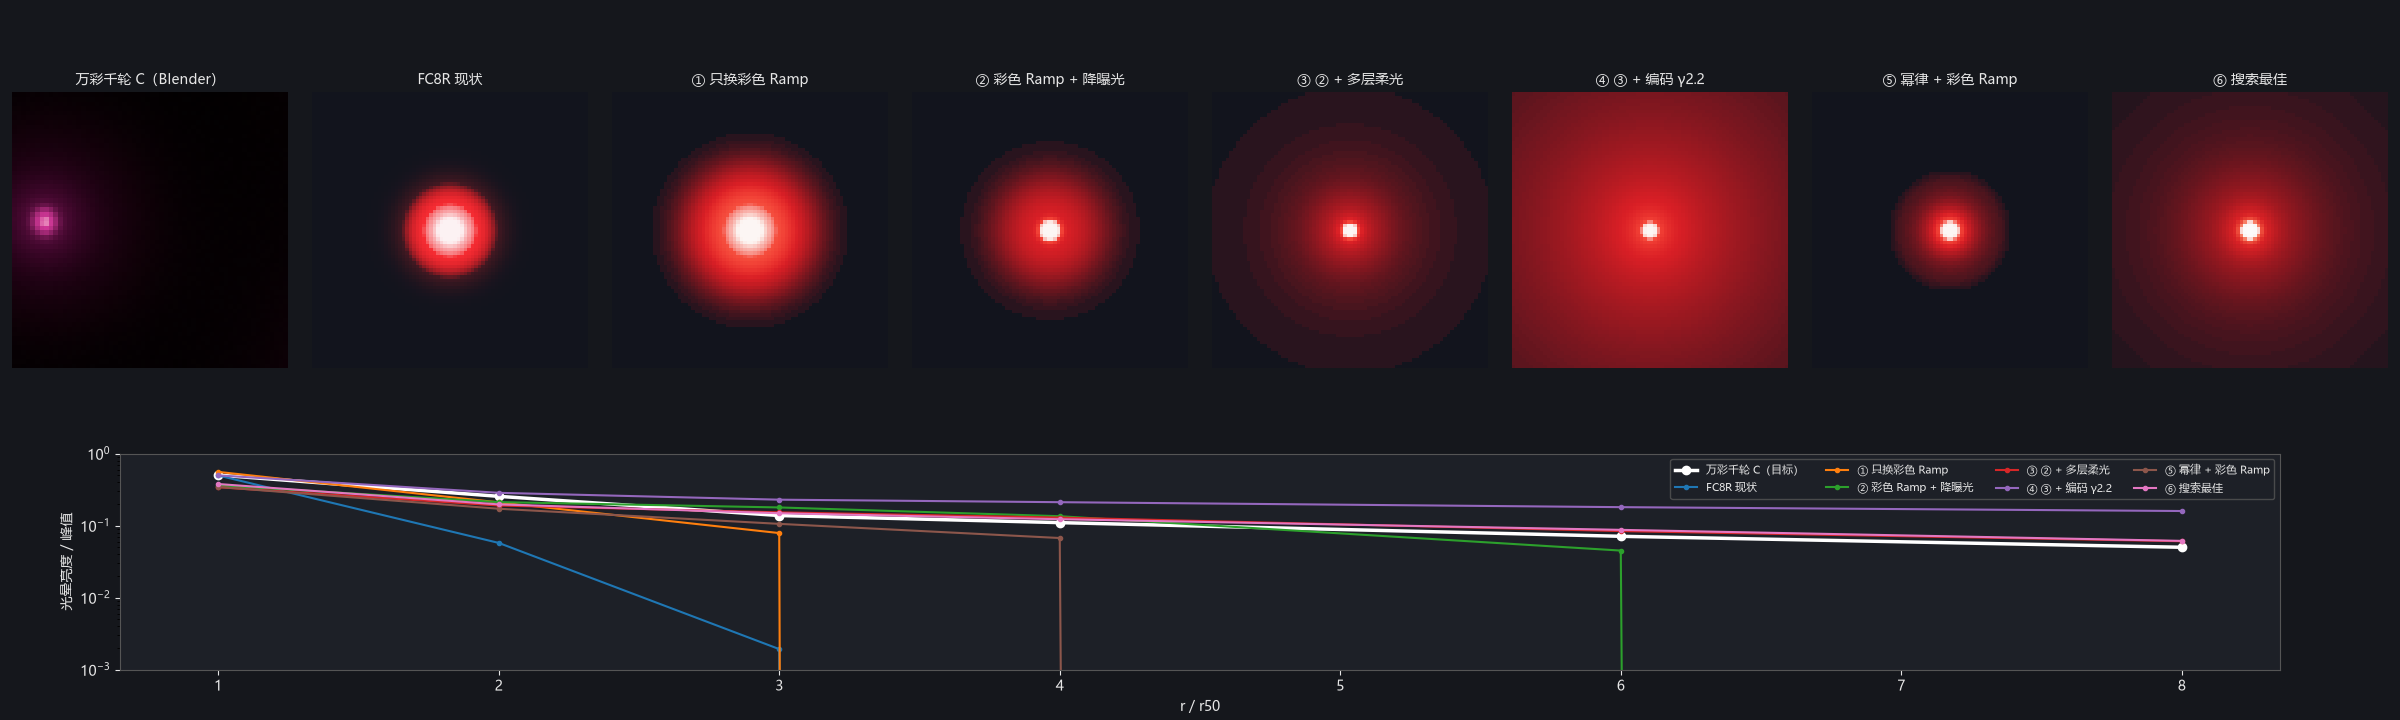

Generate this figure with Python:
# -*- coding: utf-8 -*-
"""按烘焙器链路（光点核 → 1−e^−x 编码（可 gamma）→ 材质 Ramp(v)·v·4 → 显示 1−e^−x + γ2.2）模拟一颗星头，
换「光点核 / Ramp / 编码 / 曝光」，和 Blender 万彩千轮 C（用户认可的色光）的剖面比。
  python 光感模拟.py → 光感模拟.json、光感模拟.png
"""
import json, math, os, itertools
import numpy as np
import importlib.util
HERE = os.path.dirname(os.path.abspath(__file__))
spec = importlib.util.spec_from_file_location('k', os.path.join(HERE, '核模型模拟.py')); K = importlib.util.module_from_spec(spec); spec.loader.exec_module(K)
spec2 = importlib.util.spec_from_file_location('bc', os.path.join(HERE, 'Blender对照.py')); BC = importlib.util.module_from_spec(spec2); spec2.loader.exec_module(BC)
SKY = K.SKY
hl = K.hex_lin


def field(W, H, ppm, L, ss=3):
    ys, xs = np.mgrid[0:H * ss, 0:W * ss]
    px = (xs + .5) / ss - W / 2; py = (ys + .5) / ss - H / 2; d = np.hypot(px, py)
    r = L['size'] * .5 * ppm; I = L['I']
    s = r / 2; core = math.pi * r * r * np.exp(-d * d / (2 * s * s)) / (2 * math.pi * s * s)       # 渐变亮核（coreProfile 1）
    hf = L.get('hf', 0); halo = 0
    if hf > 0:
        E = math.pi * r * r * hf / (1 - hf)
        sh = L.get('shape', 'gauss')
        if sh == 'gauss':
            sg = r * L['hR']; win = 1 - np.clip((d / sg - 3.5) / .5, 0, 1); halo = E * np.exp(-d * d / (2 * sg * sg)) / (2 * math.pi * sg * sg) * win
        elif sh == 'moffat':
            al = r * L['hR']; be = L['beta']; win = 1 - np.clip((d / al - 5) / 1, 0, 1)
            halo = E * (be - 1) / (math.pi * al * al) * (1 + (d / al) ** 2) ** (-be) * win
        elif sh == 'multi':      # 多层柔光：几个高斯（宽度 × 能量份额），总能量 = E
            for k, w in L['layers']:
                sg = r * L['hR'] * k; win = 1 - np.clip((d / sg - 3.5) / .5, 0, 1)
                halo = halo + E * w * np.exp(-d * d / (2 * sg * sg)) / (2 * math.pi * sg * sg) * win
    x = I * (core + halo)
    return x.reshape(H, ss, W, ss).mean((1, 3))


def shade(x, expo, ramp, G=1.0):
    v = np.minimum((1 - np.exp(-x * expo)) ** (1 / G), 253 / 255)
    v = np.floor(v * 255 + 0.5) / 255        # 8 位贴图
    return K.ramp(v, [hl(c) for c in ramp]) * v[..., None] * 4


def display(E): return np.clip(1 - np.exp(-(E + SKY)), 0, 1) ** (1 / 2.2)


def measure(img):
    H, W = img.shape[:2]
    rows = BC.profile(img, [(W / 2 - .5, H / 2 - .5)], min(W, H) / 2 - 2, bg=display(np.zeros(3)))
    return rows[0] if rows else None


RAMP_FC8 = ('#000000', '#3a0608', '#ff1416', '#ffc8cc')
# 「彩色低端」Ramp：暗处就是饱和的正红（不是近黑的暗红），只有最亮那段到白——像 Blender 的「光晕 = 星的颜色 × 亮度」
RAMP_SAT = ('#ff1010', '#ff1010', '#ff3020', '#ffd8d0')
RAMP_SAT2 = ('#e00808', '#ff1410', '#ff4a30', '#fff0ea')
MULTI = [(0.6, 0.12), (1.5, 0.30), (3.0, 0.33), (5.5, 0.25)]   # 近晕 → 远晕，宽度倍数（× 光晕半径）与能量份额，仿万彩千轮 V11 的 near / soft6 / soft14 / soft23


def run(cfg, ppm=4.0, W=200):
    L = dict(cfg); x = field(W, W, ppm, L)
    img = display(shade(x, cfg.get('expo', 1), cfg['ramp'], cfg.get('G', 1)))
    return img, measure(img)


CASES = {
    'FC8R 现状': dict(size=1.4, I=3, hf=.6, hR=2.8, shape='gauss', ramp=RAMP_FC8, expo=6),
    '① 只换彩色 Ramp': dict(size=1.4, I=3, hf=.6, hR=2.8, shape='gauss', ramp=RAMP_SAT, expo=6),
    '② 彩色 Ramp + 降曝光': dict(size=1.4, I=3, hf=.6, hR=2.8, shape='gauss', ramp=RAMP_SAT, expo=1.5),
    '③ ② + 多层柔光': dict(size=1.0, I=3, hf=.7, hR=2.0, shape='multi', layers=MULTI, ramp=RAMP_SAT, expo=1.5),
    '④ ③ + 编码 γ2.2': dict(size=1.0, I=3, hf=.7, hR=2.0, shape='multi', layers=MULTI, ramp=RAMP_SAT, expo=1.0, G=2.2),
    '⑤ 幂律 + 彩色 Ramp': dict(size=1.0, I=3, hf=.7, hR=1.5, shape='moffat', beta=1.6, ramp=RAMP_SAT, expo=1.5),
}


def score(m, tgt):
    e = 0
    for k in (2, 3, 4, 6, 8):
        if f'vis{k}' in m and f'vis{k}' in tgt: e += (math.log(max(m[f'vis{k}'], 1e-3)) - math.log(tgt[f'vis{k}'])) ** 2
        if f'sat{k}' in m and f'sat{k}' in tgt: e += 4 * (m[f'sat{k}'] - tgt[f'sat{k}']) ** 2
    if 'val1' in m: e += 4 * (m['val1'] - tgt['val1']) ** 2
    return e


def main():
    tgt = json.load(open(os.path.join(HERE, 'Blender对照.json'), encoding='utf-8'))['万彩千轮C 玫红']
    out = {}; imgs = {}
    for k, c in CASES.items():
        img, m = run(c); imgs[k] = img
        out[k] = {kk: round(v, 3) for kk, v in m.items() if not isinstance(v, list)}; out[k]['score'] = round(score(m, tgt), 3)
        print(f"{k:<16}", {kk: out[k].get(kk) for kk in ('r50', 'vis2', 'vis4', 'vis8', 'sat2', 'sat4', 'val1', 'val2', 'score')})
    # 搜一下：多层柔光 + 彩色 Ramp 的曝光 / 占比 / 半径
    best = []
    for size, hf, hR, expo, ramp in itertools.product([0.8, 1.0, 1.3], [0.5, 0.65, 0.8], [1.2, 1.6, 2.0, 2.6], [0.8, 1.2, 1.8, 2.6], [RAMP_SAT, RAMP_SAT2]):
        c = dict(size=size, I=3, hf=hf, hR=hR, shape='multi', layers=MULTI, ramp=ramp, expo=expo)
        img, m = run(c, W=160)
        if m: best.append((score(m, tgt), c, m))
    best.sort(key=lambda z: z[0])
    out['搜索前 5（多层柔光 + 彩色 Ramp）'] = [dict(score=round(s, 3), 参数={k: v for k, v in c.items() if k != 'layers'}, 指标={kk: round(v, 3) for kk, v in m.items() if not isinstance(v, list) and kk[:3] in ('vis', 'sat', 'val', 'r50')}) for s, c, m in best[:5]]
    for z in out['搜索前 5（多层柔光 + 彩色 Ramp）'][:3]: print(z)
    c = best[0][1]; imgs['⑥ 搜索最佳'] = run(c)[0]; m = run(c)[1]
    out['⑥ 搜索最佳'] = {kk: round(v, 3) for kk, v in m.items() if not isinstance(v, list)}
    json.dump(dict(目标_万彩千轮C=tgt, 结果=out), open(os.path.join(HERE, '光感模拟.json'), 'w', encoding='utf-8'), ensure_ascii=False, indent=1)
    plot(imgs, tgt)


def plot(imgs, tgt):
    import matplotlib; matplotlib.use('Agg')
    import matplotlib.pyplot as plt
    from matplotlib import font_manager
    for fn in ['Microsoft YaHei', 'SimHei']:
        if any(fn in f.name for f in font_manager.fontManager.ttflist): plt.rcParams['font.sans-serif'] = [fn]; break
    plt.rcParams['axes.unicode_minus'] = False
    bg, fg = '#15171c', '#e6e6e6'
    from PIL import Image
    pc = np.asarray(Image.open(os.path.join(HERE, 'Blender参考/万彩千轮_C_Soft_右上格.png')).convert('RGB')).astype(float) / 255
    n = len(imgs) + 1; fig = plt.figure(figsize=(3.0 * n, 7.2), facecolor=bg)
    ax = fig.add_axes([0.005, 0.42, 1 / n - 0.01, 0.52]); ax.imshow(pc[340:400, 500:560], interpolation='nearest'); ax.axis('off'); ax.set_title('万彩千轮 C（Blender）', color=fg, fontsize=10)
    for i, (k, im) in enumerate(imgs.items()):
        h = im.shape[0] // 2; c = im[h - 40:h + 40, h - 40:h + 40]
        ax = fig.add_axes([(i + 1) / n + 0.005, 0.42, 1 / n - 0.01, 0.52]); ax.imshow(c, interpolation='nearest'); ax.axis('off'); ax.set_title(k, color=fg, fontsize=10)
    ax = fig.add_axes([0.05, 0.07, 0.9, 0.3]); ax.set_facecolor('#1d2027')
    d = json.load(open(os.path.join(HERE, 'Blender对照.json'), encoding='utf-8'))
    ks = [1, 2, 3, 4, 6, 8]
    ax.plot(ks, [tgt.get(f'vis{k}', np.nan) for k in ks], 'o-', color='#ffffff', lw=2.5, label='万彩千轮 C（目标）')
    for k, im in imgs.items():
        m = measure(im); ax.plot(ks, [m.get(f'vis{q}', np.nan) for q in ks], '.-', lw=1.5, label=k)
    ax.set_yscale('log'); ax.set_ylim(1e-3, 1); ax.set_xlabel('r / r50', color=fg); ax.set_ylabel('光晕亮度 / 峰值', color=fg); ax.tick_params(colors=fg)
    [s.set_color('#555') for s in ax.spines.values()]; ax.legend(fontsize=8, ncol=4, facecolor='#1d2027', labelcolor=fg, edgecolor='#555')
    fig.savefig(os.path.join(HERE, '光感模拟.png'), dpi=100, facecolor=bg)


if __name__ == '__main__':
    main()
